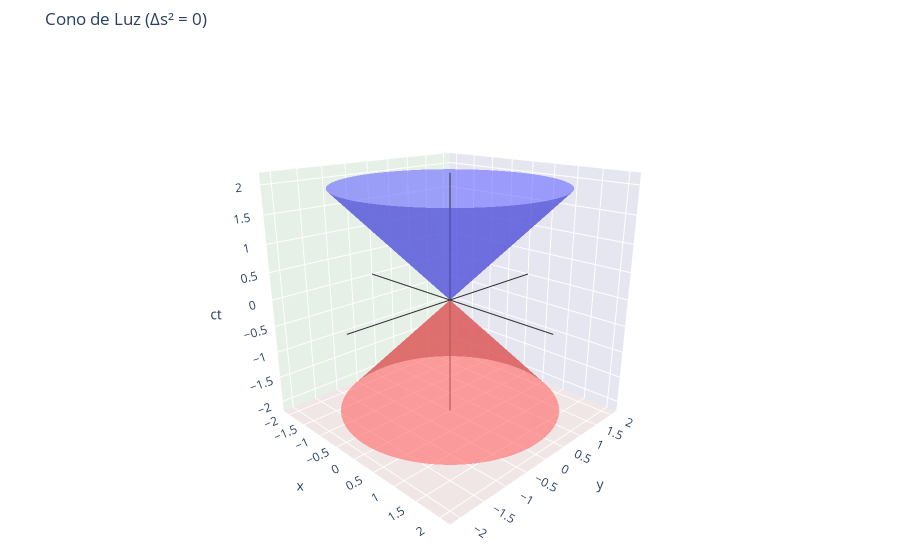

The cell this chart's notebook holds for it:
### Markdown cell above
### 1.4.2 Separación Espaciotemporal y la Métrica de Minkowski

En la física clásica y la geometría euclidiana, medimos la separación entre dos puntos en el espacio mediante la distancia, cuyo cuadrado $(\Delta l)^2 = (\Delta x)^2 + (\Delta y)^2 + (\Delta z)^2$ es una cantidad **invariante** bajo rotaciones del sistema de coordenadas. Esto significa que todos los observadores, sin importar cómo orienten sus ejes, estarán de acuerdo en la distancia entre los dos puntos.

La relatividad especial extiende esta idea al **espaciotiempo** de cuatro dimensiones (tres espaciales y una temporal). En lugar de puntos en el espacio, consideramos **eventos** en el espaciotiempo, cada uno caracterizado por coordenadas temporales y espaciales $(ct, x, y, z)$. La "separación" entre dos eventos, $E_1 = (ct_1, x_1, y_1, z_1)$ y $E_2 = (ct_2, x_2, y_2, z_2)$, se define mediante el **intervalo espaciotemporal** (o simplemente "intervalo"), denotado por $(\Delta s)^2$:

$$ (\Delta s)^2 = (c \Delta t)^2 - (\Delta x)^2 - (\Delta y)^2 - (\Delta z)^2 $$

donde $\Delta t = t_2 - t_1$, $\Delta x = x_2 - x_1$, $\Delta y = y_2 - y_1$, y $\Delta z = z_2 - z_1$ son las diferencias en las coordenadas temporales y espaciales entre los dos eventos.

La propiedad fundamental y más importante de $(\Delta s)^2$ es su **invarianza bajo transformaciones de Lorentz**. Esto significa que si dos observadores inerciales $O$ (usando coordenadas no primadas) y $O'$ (usando coordenadas primadas) miden las coordenadas de los mismos dos eventos $E_1$ y $E_2$, generalmente obtendrán diferentes separaciones temporales ($\Delta t \neq \Delta t'$) y diferentes separaciones espaciales ($\Delta l \neq \Delta l'$). Sin embargo, cuando calculen el intervalo $(\Delta s)^2$ usando sus respectivas mediciones, obtendrán *exactamente el mismo valor*:

$$ (\Delta s)^2 = (c \Delta t)^2 - (\Delta x)^2 - (\Delta y)^2 - (\Delta z)^2 = (c \Delta t')^2 - (\Delta x')^2 - (\Delta y')^2 - (\Delta z')^2 = (\Delta s')^2 $$

El intervalo $(\Delta s)^2$ representa, por lo tanto, una medida absoluta de la separación entre dos eventos en el espaciotiempo, independiente del estado de movimiento (inercial) del observador. Captura la estructura geométrica intrínseca del espaciotiempo de Minkowski.

La naturaleza del intervalo entre dos eventos se clasifica según el signo de $(\Delta s)^2$:

1.  **Intervalo Tipo-Tiempo ($(\Delta s)^2 > 0$):** Existe un marco de referencia inercial en el que los dos eventos ocurren en la misma posición espacial ($\Delta x' = \Delta y' = \Delta z' = 0$). En este marco, $(c \Delta t')^2 = (\Delta s)^2$. El intervalo $(\Delta s)^2/c^2$ corresponde al cuadrado del **tiempo propio** $(\Delta \tau)^2$ entre los eventos. Estos eventos pueden estar causalmente conectados (uno puede influir en el otro). Geométricamente, uno está dentro del cono de luz futuro o pasado del otro.

2.  **Intervalo Tipo-Luz ($(\Delta s)^2 = 0$):** Los eventos pueden ser conectados por una señal que viaja a la velocidad de la luz $c$. En todas las dimensiones espaciales, esto significa $(c \Delta t)^2 = (\Delta x)^2 + (\Delta y)^2 + (\Delta z)^2$. Geométricamente, los eventos yacen sobre el cono de luz uno del otro.

3.  **Intervalo Tipo-Espacio ($(\Delta s)^2 < 0$):** Existe un marco de referencia inercial en el que los dos eventos ocurren simultáneamente ($\Delta t' = 0$). En este marco, $-(\Delta s)^2 = (\Delta x')^2 + (\Delta y')^2 + (\Delta z')^2$, que es el cuadrado de la **distancia propia** entre los eventos. Estos eventos no pueden estar causalmente conectados (ninguno puede influir en el otro porque requeriría una señal más rápida que la luz). Geométricamente, cada evento está fuera del cono de luz del otro.

### Code cell
# Parámetros de Visualización
ct_limit = 2.0      # Límite ("altura" y radio máx) del cono a dibujar
tau_points = 30     # Número de puntos a lo largo del eje tau (radial/temporal)
phi_points = 80     # Número de puntos alrededor del eje ct (angular)
cone_opacity = 0.6  # Opacidad de las superficies del cono

# Creación de la Malla Paramétrica

tau_vals = np.linspace(0, ct_limit, tau_points)
# Parámetro phi: ángulo en el plano xy. Va de 0 a 2*pi.
phi_vals = np.linspace(0, 2 * np.pi, phi_points)

# Crear una malla 2D con los parámetros tau y phi
T, P = np.meshgrid(tau_vals, phi_vals)

# Cálculo de Coordenadas Cartesianas 
X = T * np.cos(P)
Y = T * np.sin(P)

# Coordenadas temporales (ct)
CT_future = T
CT_past = -T

# Creación de la Figura Plotly
fig = go.Figure()

# Añadir Superficie del Futuro Cono de Luz (ct > 0)
fig.add_trace(go.Surface(
    x=X, y=Y, z=CT_future,
    surfacecolor=np.ones_like(CT_future), 
    colorscale=[[0, f'rgba(100, 100, 255, {cone_opacity})'], 
                [1, f'rgba(100, 100, 255, {cone_opacity})']],
    showscale=False,
    name='Futuro Cono de Luz (Δs²=0)', # Nombre refleja la condición
    hoverinfo='skip'
))

# Añadir Superficie del Pasado Cono de Luz (ct < 0)
fig.add_trace(go.Surface(
    x=X, y=Y, z=CT_past,
    surfacecolor=np.ones_like(CT_past), 
    colorscale=[[0, f'rgba(255, 100, 100, {cone_opacity})'], 
                [1, f'rgba(255, 100, 100, {cone_opacity})']],
    showscale=False,
    name='Pasado Cono de Luz (Δs²=0)', # Nombre refleja la condición
    hoverinfo='skip'
))

# Añadir Ejes Cartesianos para Referencia
axis_range_val = ct_limit * 1.1 # Rango basado en el límite del cono
axis_range = [-axis_range_val, axis_range_val]
axis_line_color = 'rgb(50, 50, 50)'
axis_line_width = 2
# Eje x
fig.add_trace(go.Scatter3d(x=axis_range, y=[0,0], z=[0,0], mode='lines',
                           line=dict(color=axis_line_color, width=axis_line_width),
                           name='Eje x', showlegend=False))
# Eje y
fig.add_trace(go.Scatter3d(x=[0,0], y=axis_range, z=[0,0], mode='lines',
                           line=dict(color=axis_line_color, width=axis_line_width),
                           name='Eje y', showlegend=False))
# Eje ct
fig.add_trace(go.Scatter3d(x=[0,0], y=[0,0], z=axis_range, mode='lines',
                           line=dict(color=axis_line_color, width=axis_line_width),
                           name='Eje ct', showlegend=False))

# Configuración del Layout 
fig.update_layout(
    title='Cono de Luz (Δs² = 0)', 
    scene=dict(
        xaxis_title='x',
        yaxis_title='y',
        zaxis_title='ct',
        xaxis_range=axis_range,
        yaxis_range=axis_range,
        zaxis_range=axis_range,
        xaxis_backgroundcolor='rgb(230, 240, 230)',
        yaxis_backgroundcolor='rgb(230, 230, 240)',
        zaxis_backgroundcolor='rgb(240, 230, 230)',
        aspectratio=dict(x=1, y=1, z=1),
        camera_eye=dict(x=1.6, y=-1.6, z=0.8)
    ),
    margin=dict(l=10, r=10, b=10, t=50),
    legend=dict(y=0.95, x=0.05, bgcolor='rgba(255,255,255,0.7)')
)

# Mostrar la Figura
fig.show()

### Figure 1 — Plotly figure (JSON) as saved in the notebook; plotly's stock layout.template omitted (floating-point values rounded to 4 significant figures; data arrays with more than 128 entries replaced by an {"elided": "..."} marker saying what was removed)
{"data": [{"colorscale": [[0, "rgba(100, 100, 255, 0.6)"], [1, "rgba(100, 100, 255, 0.6)"]], "hoverinfo": "skip", "name": "Futuro Cono de Luz (Δs²=0)", "showscale": false, "surfacecolor": {"elided": "80x30 int values"}, "type": "surface", "x": {"elided": "80x30 float values"}, "y": {"elided": "80x30 float values"}, "z": {"elided": "80x30 float values"}}, {"colorscale": [[0, "rgba(255, 100, 100, 0.6)"], [1, "rgba(255, 100, 100, 0.6)"]], "hoverinfo": "skip", "name": "Pasado Cono de Luz (Δs²=0)", "showscale": false, "surfacecolor": {"elided": "80x30 int values"}, "type": "surface", "x": {"elided": "80x30 float values"}, "y": {"elided": "80x30 float values"}, "z": {"elided": "80x30 float values"}}, {"line": {"color": "rgb(50, 50, 50)", "width": 2}, "mode": "lines", "name": "Eje x", "showlegend": false, "type": "scatter3d", "x": [-2.2, 2.2], "y": [0, 0], "z": [0, 0]}, {"line": {"color": "rgb(50, 50, 50)", "width": 2}, "mode": "lines", "name": "Eje y", "showlegend": false, "type": "scatter3d", "x": [0, 0], "y": [-2.2, 2.2], "z": [0, 0]}, {"line": {"color": "rgb(50, 50, 50)", "width": 2}, "mode": "lines", "name": "Eje ct", "showlegend": false, "type": "scatter3d", "x": [0, 0], "y": [0, 0], "z": [-2.2, 2.2]}], "layout": {"legend": {"bgcolor": "rgba(255,255,255,0.7)", "x": 0.05, "y": 0.95}, "margin": {"b": 10, "l": 10, "r": 10, "t": 50}, "scene": {"aspectratio": {"x": 1, "y": 1, "z": 1}, "camera": {"eye": {"x": 1.6, "y": -1.6, "z": 0.8}}, "xaxis": {"backgroundcolor": "rgb(230, 240, 230)", "range": [-2.2, 2.2], "title": {"text": "x"}}, "yaxis": {"backgroundcolor": "rgb(230, 230, 240)", "range": [-2.2, 2.2], "title": {"text": "y"}}, "zaxis": {"backgroundcolor": "rgb(240, 230, 230)", "range": [-2.2, 2.2], "title": {"text": "ct"}}}, "title": {"text": "Cono de Luz (Δs² = 0)"}}}
